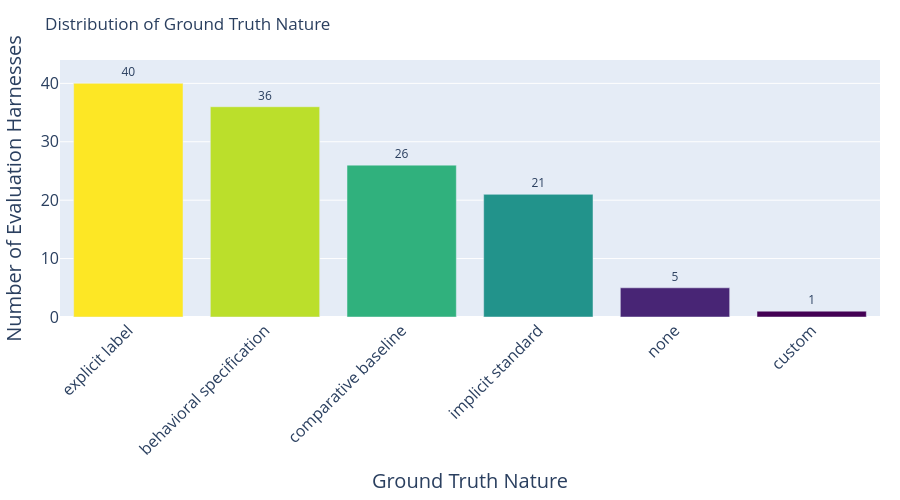

Notebook code for this chart:
### Code cell
# import pandas as pd
# import plotly.express as px

# df = pd.read_csv("data/evaluation_harness_metadata.csv", encoding="utf-8")
# df['reference type'] = df['reference type'].apply(lambda x: x.split(',') if pd.notna(x) else [])
# df = df.explode('reference type')

# # Get value counts and create a DataFrame for plotting
# value_counts = df['reference type'].value_counts()
# value_counts_df = value_counts.reset_index()
# value_counts_df.columns = ['Reference Type', 'Count']

# # Create bar chart with Plotly
# fig = px.bar(
#     value_counts_df, 
#     x='Ground Truth Nature', 
#     y='Count',
#     title='Distribution of Ground Truth Nature',
#     labels={'Count': 'Number of Evaluation Harnesses'},
#     color='Count',
#     color_continuous_scale='viridis'
# )

# # Customize the layout
# fig.update_layout(
#     xaxis_tickangle=-45,
#     margin=dict(l=20, r=20, t=60, b=100),
#     height=500,
#     showlegend=False,
#     xaxis=dict(
#         title_font_size=20,
#         tickfont_size=16
#     ),
#     yaxis=dict(
#         title_font_size=20,
#         tickfont_size=16,
#         range=[0, value_counts_df['Count'].max() * 1.1]  # Add 10% padding to y-axis
#     )
# )

# # Remove color bar
# fig.update_coloraxes(showscale=False)

# # Add value labels on top of bars
# fig.update_traces(texttemplate='%{y}', textposition='outside')

# fig.show()

### Figure 1 — Plotly figure (JSON) as saved in the notebook; plotly's stock layout.template omitted (floating-point values rounded to 4 significant figures)
{"data": [{"hovertemplate": "Ground Truth Nature=%{x}<br>Number of Evaluation Harnesses=%{marker.color}<extra></extra>", "legendgroup": "", "marker": {"color": [40, 36, 26, 21, 5, 1], "coloraxis": "coloraxis", "pattern": {"shape": ""}}, "name": "", "orientation": "v", "showlegend": false, "textposition": "outside", "texttemplate": "%{y}", "type": "bar", "x": ["explicit label", "behavioral specification", "comparative baseline", "implicit standard", "none", "custom"], "xaxis": "x", "y": [40, 36, 26, 21, 5, 1], "yaxis": "y"}], "layout": {"barmode": "relative", "coloraxis": {"colorbar": {"title": {"text": "Number of Evaluation Harnesses"}}, "colorscale": [[0, "#440154"], [0.1111, "#482878"], [0.2222, "#3e4989"], [0.3333, "#31688e"], [0.4444, "#26828e"], [0.5556, "#1f9e89"], [0.6667, "#35b779"], [0.7778, "#6ece58"], [0.8889, "#b5de2b"], [1, "#fde725"]], "showscale": false}, "height": 500, "legend": {"tracegroupgap": 0}, "margin": {"b": 100, "l": 20, "r": 20, "t": 60}, "showlegend": false, "title": {"text": "Distribution of Ground Truth Nature"}, "xaxis": {"anchor": "y", "domain": [0, 1], "tickangle": -45, "tickfont": {"size": 16}, "title": {"font": {"size": 20}, "text": "Ground Truth Nature"}}, "yaxis": {"anchor": "x", "domain": [0, 1], "range": [0, 44], "tickfont": {"size": 16}, "title": {"font": {"size": 20}, "text": "Number of Evaluation Harnesses"}}}}
